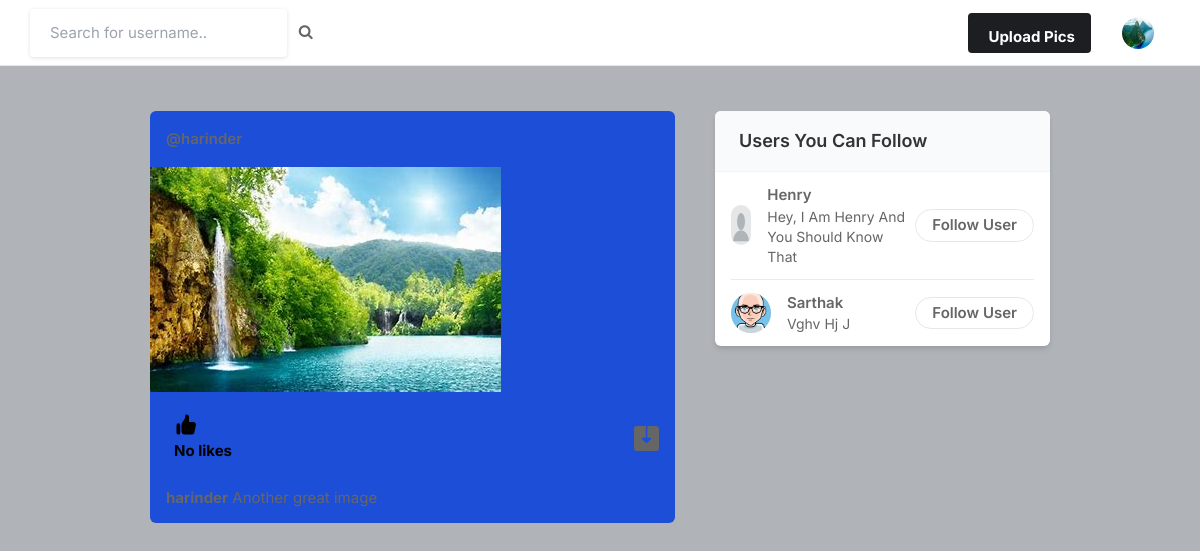
The page / (signed in) on the database its author committed.
### core/models.py (models this page shows, shortened)
class Profile(models.Model):
    user = models.ForeignKey(User, on_delete=models.CASCADE)
    id_user = models.IntegerField()
    bio = models.TextField(blank=True)
    profileimg = models.ImageField(upload_to='profile_images', default='blank-profile-picture.png')
    location = models.CharField(max_length=100, blank=True)
    def __str__(self):
        return self.user.username

class Post(models.Model):
    id = models.UUIDField(primary_key=True, default=uuid.uuid4)
    user = models.CharField(max_length=100)
    image = models.ImageField(upload_to='post_images')
    caption = models.TextField()
    created_at = models.DateTimeField(default=datetime.now)
    no_of_likes = models.IntegerField(default=0)

### core/views.py (the view)
# urls.py: path('', views.index, name='index'),
@login_required
def index(request):
    user_object = User.objects.get(username=request.user.username)
    user_profile = Profile.objects.get(user=user_object)
    user_following_list = []
    feed = []
    user_following = FollowersCount.objects.filter(follower=request.user.username)
    for users in user_following:
        user_following_list.append(users.user)
    for usernames in user_following_list:
        feed_lists = Post.objects.filter(user=usernames)
        feed.append(feed_lists)
    feed_list = list(chain(*feed))
    all_users = User.objects.all()
    user_following_all = []
    for user in user_following:
        user_list = User.objects.get(username=user.user)
        user_following_all.append(user_list)
    new_suggestions_list = [x for x in list(all_users) if (x not in list(user_following_all))]
    current_user = User.objects.filter(username=request.user.username)
    final_suggestions_list = [x for x in list(new_suggestions_list) if ( x not in list(current_user))]
    username_profile = []
    username_profile_list = []
    for users in final_suggestions_list:
        username_profile.append(users.id)
    for ids in username_profile:
        profile_lists = Profile.objects.filter(id_user=ids)
        username_profile_list.append(profile_lists)
    suggestions_username_profile_list = list(chain(*username_profile_list))
    return render(request, 'index.html', {'user_profile': user_profile, 'posts':feed_list, 'suggestions_username_profile_list': suggestions_username_profile_list[:4]})

### templates/index.html (shortened to what this page needs)
{% load static %}
<!DOCTYPE html>
<html lang="en">
<head>
    <link rel="stylesheet" href="{% static 'assets/css/icons.css' %}">
    <link rel="stylesheet" href="{% static 'assets/css/uikit.css' %}">
    <link rel="stylesheet" href="{% static 'assets/css/style.css' %}">
    <link rel="stylesheet" href="{% static 'assets/css/tailwind.css' %}">
    <link rel="stylesheet" href="https://cdnjs.cloudflare.com/ajax/libs/font-awesome/4.7.0/css/font-awesome.min.css">
</head>
<body>
            <header>
                <div class="header_inner">
                    <form action="/search" method="POST">
                    <div class="left-side">
                            <input type="text" name="username" placeholder="Search for username..">&nbsp; &nbsp;
                            <button type="submit"><i class="fa fa-search fa-1x"></i></button>
                    </div>
                    </form>
                    <div class="right-side lg:pr-4">
                        <a href="#"
                            class="bg-pink-500 flex font-bold hidden hover:bg-pink-600 hover:text-white inline-block items-center lg:block max-h-10 mr-4 px-4 py-2 rounded shado text-white">
                              Upload Pics
                        </a>
                        <a href="#">
                            <img src="{{user_profile.profileimg.url}}" class="header-avatar" alt="">
                        </a>
                    </div>
                </div>
            </header>
            <div class="container m-auto">
                <div class="lg:flex justify-center lg:space-x-10 lg:space-y-0 space-y-5">
                    <div class="space-y-5 flex-shrink-0 lg:w-7/12">
                        {% for post in posts reversed %}
                        <div class="bg-blue-700 rounded-md  -mx-2 lg:mx-0">
                            <div class="flex justify-between items-center px-4 py-3">
                                <div class="flex flex-1 items-center space-x-4">
                                    <span class="block font-semibold "><a href="/profile/{{post.user}}">@{{post.user}}</a></span>
                                </div>
                              <div>
                                <a href="#"> <i class="icon-feather-more-horizontal text-2xl hover:bg-gray-200 rounded-full p-2 transition -mr-1 "></i> </a>
                              </div>
                            </div>
                            <div uk-lightbox>
                                <a href="{{post.image.url}}">
                                    <img src="{{post.image.url}}" alt="">
                                </a>
                            </div>
                            <div class="py-3 px-4 space-y-3">
                                <div class="flex space-x-4 lg:font-bold">
                                    <a href="/like-post?post_id={{post.id}}" class="flex items-center space-x-2">
                                        <div class="p-2 rounded-full text-black">
                                            {% if post.no_of_likes == 0 %}
                                            <p>No likes</p>
                                            {% elif post.no_of_likes == 1 %}
                                            <p>Liked by {{post.no_of_likes}} person</p>
                                            {% else %}
                                            <p>Liked by {{post.no_of_likes}} people</p>
                                            {% endif %}
                                        </div>
                                    </a>
                                    <a href="{{post.image.url}}" class="flex items-center space-x-2 flex-1 justify-end" download>
                                    </a>
                                </div>
                                <p>
                                    <a href="/profile/{{post.user}}"><strong>{{post.user}}</strong></a> {{post.caption}}
                                </p>
                            </div>
                        </div>
                        {% endfor %}
                    </div>
                    <div class="lg:w-5/12">
                        <div class="bg-white  shadow-md rounded-md overflow-hidden">
                            <div class="bg-gray-50  border-b border-gray-100 flex items-baseline justify-between py-4 px-6 ">
                                <h2 class="font-semibold text-lg">Users You Can Follow</h2>
                            </div>
                            <div class="divide-gray-300 divide-gray-50 divide-opacity-50 divide-y px-4 ">
                                {% for suggestion in suggestions_username_profile_list %}
                                <div class="flex items-center justify-between py-3">
                                    <div class="flex flex-1 items-center space-x-4">
                                        <a href="/profile/{{suggestion.user}}">
                                            <img src="{{suggestion.profileimg.url}}" class="bg-gray-200 rounded-full w-10 h-10">
                                        </a>
                                        <div class="flex flex-col">
                                            <span class="block capitalize font-semibold"> {{suggestion.user}} </span>
                                            <span class="block capitalize text-sm"> {{suggestion.bio}} </span>
                                        </div>
                                    </div>
                                    <a href="/profile/{{suggestion.user}}" class="border border-gray-200 font-semibold px-4 py-1 rounded-full hover:bg-pink-600 hover:text-white hover:border-pink-600 "> Follow User </a>
                                </div>
                                {% endfor %}
                            </div>
                        </div>
                    </div>
                </div>
            </div>
</body>
</html>

### static/assets/css/style.css (style rules this page uses)
body { background-color: #B0B3B8!important; }
button { vertical-align: middle; }
input { height: 48px; line-height: 48px; padding: 0 20px; outline: none; font-size: 15px; color: #808080; max-width: 100%; width: 100%; -webkit-box-sizing: border-box; box-sizing: border-box; display: block; font-weight: 400; opacity: 1; border-radius: 4px; border: none; -webkit-box-shadow: 0 1px 4px 0px rgba(0, 0, 0, 0.12); box-shadow: 0 1px 4px 0px rgba(0, 0, 0, 0.12); }
input[type="text"], input[type="password"], input[type="email"], input[type="number"] { height: 48px; line-height: 48px; padding: 0 20px; outline: none; font-size: 15px; color: #808080; max-width: 100%; width: 100%; -webkit-box-sizing: border-box; box-sizing: border-box; display: block; font-weight: 400; opacity: 1; border-radius: 4px; border: none; -webkit-box-shadow: 0 1px 4px 0px rgba(0, 0, 0, 0.12); box-shadow: 0 1px 4px 0px rgba(0, 0, 0, 0.12); }
input { -webkit-transition: all 0.1s ease-in-out; transition: all 0.1s ease-in-out; }
::placeholder { color: #808080; opacity: 1; }
button { border: none; margin: 0; padding: 0; width: auto; overflow: visible; background: transparent; color: inherit; font: inherit; line-height: normal; cursor: pointer; }
a { color: #be185d; -webkit-transition: 0.3s; transition: 0.3s; outline: none !important; }
button { outline: none !important; }
img { max-width: 100%; }
body { color: #666; font-size: 15px; line-height: 27px; background-color: #f0f2f5; font-family: "Inter", sans-serif; text-transform: none; }
body p { font-size: 15px; line-height: 27px; }
h1, h2, h3, h4, h5, h6 { font-family: "Inter", sans-serif; text-transform: none; }
input[type="text"], input[type="password"], input[type="email"] { font-family: "Inter", sans-serif; text-transform: none; }
button, body .pac-container { font-family: "Inter", sans-serif; text-transform: none; }
h1, h2, h3, h4, h5, h6 { color: #333; font-weight: 500; margin: 0; padding: 0; }
h2 { font-size: 26px; }
b, strong { font-weight: 700 !important; }
@media (min-width: 1024px) { .container { max-width: 900px !important; padding-top: 45px; } }
header { background-color: #fff; left: 0; right: 0; top: 0; z-index: 99; height: 66px; display: -webkit-box; display: -ms-flexbox; display: flex; -webkit-box-align: center; -ms-flex-align: center; align-items: center; border-bottom: 1px solid #e5e7eb; }
header .header_inner { display: -webkit-box; display: -ms-flexbox; display: flex; -webkit-box-align: center; -ms-flex-align: center; align-items: center; max-width: 1090px; margin: auto; width: 100%; max-width: 100% !important; padding: 0 30px; }
header .header_inner .left-side { display: -webkit-box; display: -ms-flexbox; display: flex; -webkit-box-align: center; -ms-flex-align: center; align-items: center; }
header .header_inner .right-side { display: -webkit-box; display: -ms-flexbox; display: flex; -webkit-box-align: center; -ms-flex-align: center; align-items: center; -webkit-box-pack: end; -ms-flex-pack: end; justify-content: flex-end; margin-left: auto; }
header .header_inner .right-side .header-avatar { width: 32px; height: 32px; border-radius: 100%; margin-left: 15px; }

### rows shown on the page
Profile: profileimg (picture)
Post: user "harinder", image (picture), no_of_likes "No likes", caption "Another great image"
Profile: profileimg (placeholder picture), user "Henry", bio "Hey, I Am Henry And You Should Know That"
Profile: profileimg (picture), user "Sarthak", bio "Vghv Hj J"
